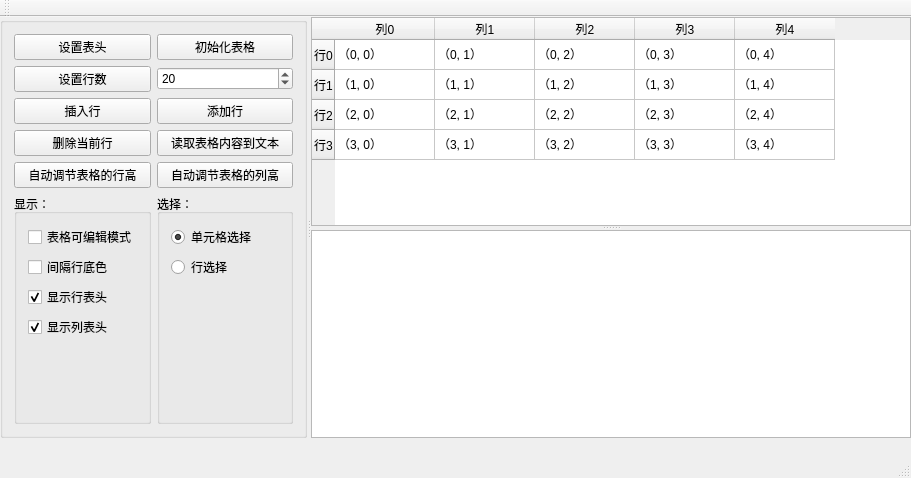
<?xml version="1.0" encoding="UTF-8"?>
<ui version="4.0">
 <class>ExQTableWidget</class>
 <widget class="QMainWindow" name="ExQTableWidget">
  <property name="geometry">
   <rect>
    <x>0</x>
    <y>0</y>
    <width>911</width>
    <height>478</height>
   </rect>
  </property>
  <property name="windowTitle">
   <string>ExQTableWidget</string>
  </property>
  <widget class="QWidget" name="centralWidget">
   <widget class="QSplitter" name="splitter_2">
    <property name="geometry">
     <rect>
      <x>0</x>
      <y>0</y>
      <width>911</width>
      <height>421</height>
     </rect>
    </property>
    <property name="minimumSize">
     <size>
      <width>270</width>
      <height>0</height>
     </size>
    </property>
    <property name="maximumSize">
     <size>
      <width>16777215</width>
      <height>16777215</height>
     </size>
    </property>
    <property name="orientation">
     <enum>Qt::Horizontal</enum>
    </property>
    <widget class="QGroupBox" name="gridGroupBox">
     <property name="minimumSize">
      <size>
       <width>270</width>
       <height>0</height>
      </size>
     </property>
     <property name="maximumSize">
      <size>
       <width>320</width>
       <height>16777215</height>
      </size>
     </property>
     <layout class="QGridLayout" name="gridLayout">
      <item row="2" column="1">
       <widget class="QSpinBox" name="spinBoxRow">
        <property name="value">
         <number>20</number>
        </property>
       </widget>
      </item>
      <item row="1" column="0">
       <widget class="QPushButton" name="btnSetHeader">
        <property name="text">
         <string>设置表头</string>
        </property>
       </widget>
      </item>
      <item row="2" column="0">
       <widget class="QPushButton" name="btnSetRow">
        <property name="text">
         <string>设置行数</string>
        </property>
       </widget>
      </item>
      <item row="5" column="0">
       <widget class="QPushButton" name="btnAutoHeight">
        <property name="text">
         <string>自动调节表格的行高</string>
        </property>
       </widget>
      </item>
      <item row="3" column="1">
       <widget class="QPushButton" name="btnAddRow">
        <property name="text">
         <string>添加行</string>
        </property>
       </widget>
      </item>
      <item row="3" column="0">
       <widget class="QPushButton" name="btnInsertRow">
        <property name="text">
         <string>插入行</string>
        </property>
       </widget>
      </item>
      <item row="1" column="1">
       <widget class="QPushButton" name="btnInitTable">
        <property name="text">
         <string>初始化表格</string>
        </property>
       </widget>
      </item>
      <item row="4" column="1">
       <widget class="QPushButton" name="btnReadToEdit">
        <property name="text">
         <string>读取表格内容到文本</string>
        </property>
       </widget>
      </item>
      <item row="4" column="0">
       <widget class="QPushButton" name="btnDelRow">
        <property name="text">
         <string>删除当前行</string>
        </property>
       </widget>
      </item>
      <item row="5" column="1">
       <widget class="QPushButton" name="btnAutoWidth">
        <property name="text">
         <string>自动调节表格的列高</string>
        </property>
       </widget>
      </item>
      <item row="6" column="1">
       <widget class="QGroupBox" name="groupBoxSelect">
        <property name="title">
         <string>选择：</string>
        </property>
        <layout class="QVBoxLayout" name="verticalLayout">
         <item>
          <widget class="QRadioButton" name="radioBtnSelectItem">
           <property name="text">
            <string>单元格选择</string>
           </property>
           <property name="checked">
            <bool>true</bool>
           </property>
          </widget>
         </item>
         <item>
          <widget class="QRadioButton" name="radioBtnSelectRow">
           <property name="text">
            <string>行选择</string>
           </property>
          </widget>
         </item>
         <item>
          <spacer name="verticalSpacer">
           <property name="orientation">
            <enum>Qt::Vertical</enum>
           </property>
           <property name="sizeHint" stdset="0">
            <size>
             <width>20</width>
             <height>40</height>
            </size>
           </property>
          </spacer>
         </item>
        </layout>
       </widget>
      </item>
      <item row="6" column="0">
       <widget class="QGroupBox" name="groupBoxShow">
        <property name="title">
         <string>显示：</string>
        </property>
        <layout class="QVBoxLayout" name="verticalLayout_2">
         <item>
          <widget class="QCheckBox" name="chkBoxHeadEdit">
           <property name="text">
            <string>表格可编辑模式</string>
           </property>
           <property name="checked">
            <bool>false</bool>
           </property>
           <property name="tristate">
            <bool>false</bool>
           </property>
          </widget>
         </item>
         <item>
          <widget class="QCheckBox" name="chkBoxRowColor">
           <property name="text">
            <string>间隔行底色</string>
           </property>
           <property name="tristate">
            <bool>false</bool>
           </property>
          </widget>
         </item>
         <item>
          <widget class="QCheckBox" name="chkBoxHeadRow">
           <property name="text">
            <string>显示行表头</string>
           </property>
           <property name="checked">
            <bool>true</bool>
           </property>
          </widget>
         </item>
         <item>
          <widget class="QCheckBox" name="chkBoxHeadCol">
           <property name="text">
            <string>显示列表头</string>
           </property>
           <property name="checked">
            <bool>true</bool>
           </property>
          </widget>
         </item>
         <item>
          <spacer name="verticalSpacer_2">
           <property name="orientation">
            <enum>Qt::Vertical</enum>
           </property>
           <property name="sizeHint" stdset="0">
            <size>
             <width>20</width>
             <height>40</height>
            </size>
           </property>
          </spacer>
         </item>
        </layout>
       </widget>
      </item>
     </layout>
    </widget>
    <widget class="QSplitter" name="splitter">
     <property name="minimumSize">
      <size>
       <width>600</width>
       <height>0</height>
      </size>
     </property>
     <property name="orientation">
      <enum>Qt::Vertical</enum>
     </property>
     <widget class="QTableWidget" name="tableWidget">
      <row>
       <property name="text">
        <string>行0</string>
       </property>
      </row>
      <row>
       <property name="text">
        <string>行1</string>
       </property>
      </row>
      <row>
       <property name="text">
        <string>行2</string>
       </property>
      </row>
      <row>
       <property name="text">
        <string>行3</string>
       </property>
      </row>
      <column>
       <property name="text">
        <string>列0</string>
       </property>
      </column>
      <column>
       <property name="text">
        <string>列1</string>
       </property>
      </column>
      <column>
       <property name="text">
        <string>列2</string>
       </property>
      </column>
      <column>
       <property name="text">
        <string>列3</string>
       </property>
      </column>
      <column>
       <property name="text">
        <string>列4</string>
       </property>
      </column>
      <item row="0" column="0">
       <property name="text">
        <string>（0, 0）</string>
       </property>
      </item>
      <item row="0" column="1">
       <property name="text">
        <string>（0, 1）</string>
       </property>
      </item>
      <item row="0" column="2">
       <property name="text">
        <string>（0, 2）</string>
       </property>
      </item>
      <item row="0" column="3">
       <property name="text">
        <string>（0, 3）</string>
       </property>
      </item>
      <item row="0" column="4">
       <property name="text">
        <string>（0, 4）</string>
       </property>
      </item>
      <item row="1" column="0">
       <property name="text">
        <string>（1, 0）</string>
       </property>
      </item>
      <item row="1" column="1">
       <property name="text">
        <string>（1, 1）</string>
       </property>
      </item>
      <item row="1" column="2">
       <property name="text">
        <string>（1, 2）</string>
       </property>
      </item>
      <item row="1" column="3">
       <property name="text">
        <string>（1, 3）</string>
       </property>
      </item>
      <item row="1" column="4">
       <property name="text">
        <string>（1, 4）</string>
       </property>
      </item>
      <item row="2" column="0">
       <property name="text">
        <string>（2, 0）</string>
       </property>
      </item>
      <item row="2" column="1">
       <property name="text">
        <string>（2, 1）</string>
       </property>
      </item>
      <item row="2" column="2">
       <property name="text">
        <string>（2, 2）</string>
       </property>
      </item>
      <item row="2" column="3">
       <property name="text">
        <string>（2, 3）</string>
       </property>
      </item>
      <item row="2" column="4">
       <property name="text">
        <string>（2, 4）</string>
       </property>
      </item>
      <item row="3" column="0">
       <property name="text">
        <string>（3, 0）</string>
       </property>
      </item>
      <item row="3" column="1">
       <property name="text">
        <string>（3, 1）</string>
       </property>
      </item>
      <item row="3" column="2">
       <property name="text">
        <string>（3, 2）</string>
       </property>
      </item>
      <item row="3" column="3">
       <property name="text">
        <string>（3, 3）</string>
       </property>
      </item>
      <item row="3" column="4">
       <property name="text">
        <string>（3, 4）</string>
       </property>
      </item>
     </widget>
     <widget class="QPlainTextEdit" name="plainTextEdit"/>
    </widget>
   </widget>
  </widget>
  <widget class="QMenuBar" name="menuBar">
   <property name="geometry">
    <rect>
     <x>0</x>
     <y>0</y>
     <width>911</width>
     <height>23</height>
    </rect>
   </property>
  </widget>
  <widget class="QToolBar" name="mainToolBar">
   <attribute name="toolBarArea">
    <enum>TopToolBarArea</enum>
   </attribute>
   <attribute name="toolBarBreak">
    <bool>false</bool>
   </attribute>
  </widget>
  <widget class="QStatusBar" name="statusBar"/>
 </widget>
 <layoutdefault spacing="6" margin="11"/>
 <resources/>
 <connections/>
</ui>
